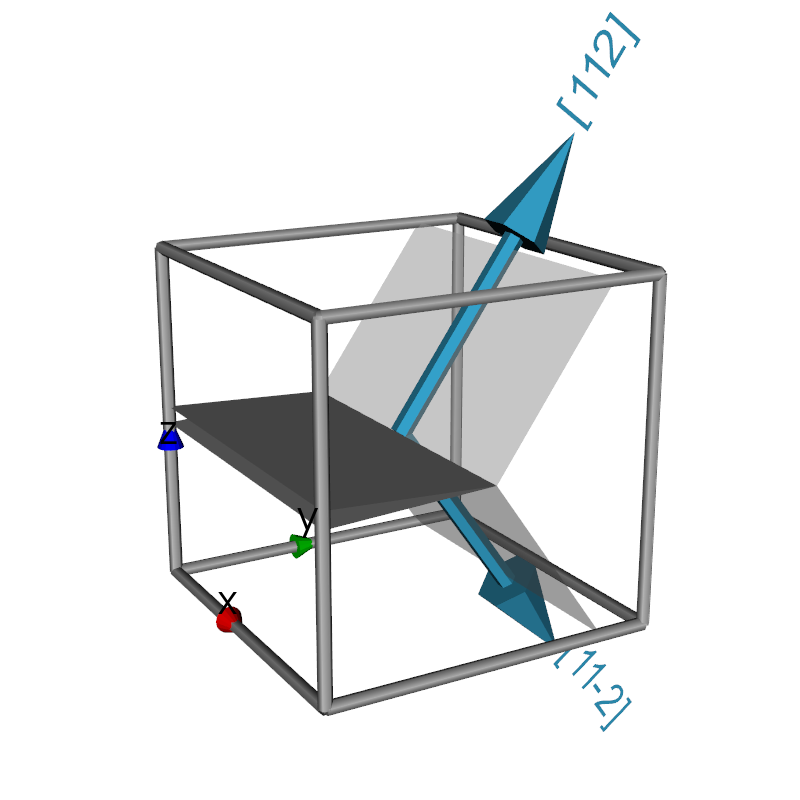

Source code (Python):
#!/usr/bin/env python
import vtk, numpy
from pymicro.crystal.lattice import Lattice, HklPlane
from pymicro.crystal.microstructure import Orientation
from vtk.util.colors import peacock
from pymicro.view.scene3d import Scene3D
from pymicro.view.vtk_utils import *

def create_mesh_outline_3d_with_planes(lattice, orientation, nld):
  '''This is an example of custom vtk function to achieve a very specific 
  goal. Here a cubic unstructured grid is used an an outline with two 
  planes representing the crack faces and slip planes and directions.
  
  Finally a vtk assembly that can be added to a 3d scene is returned.
  '''
  grid = lattice_grid(lattice)
  assembly = vtk.vtkAssembly()
  # actor to show the mesh outline (only add edges)
  Edges = lattice_edges(grid)
  assembly.AddPart(Edges)
  # actor to show the crack
  top_crack_plane = vtk.vtkPlane()
  top_crack_plane.SetNormal(0,0.025,1)
  top_crack_plane.SetOrigin(0.5, 1.0, 0.5)
  top_crack_planeActor = add_plane_to_grid(top_crack_plane, grid, None, opacity=1.0)
  transform = vtk.vtkTransform()
  transform.Scale(1.0, 0.5, 1.0)
  top_crack_planeActor.SetUserTransform(transform)
  assembly.AddPart(top_crack_planeActor)
  bot_crack_plane = vtk.vtkPlane()
  bot_crack_plane.SetNormal(0,0.025,-1)
  bot_crack_plane.SetOrigin(0.5, 1.0, 0.5)
  bot_crack_planeActor = add_plane_to_grid(bot_crack_plane, grid, None, opacity=1.0)
  transform = vtk.vtkTransform()
  transform.Scale(1.0, 0.5, 1.0)
  bot_crack_planeActor.SetUserTransform(transform)
  assembly.AddPart(bot_crack_planeActor)
  # actors to show the slip planes and directions
  B = orientation.orientation_matrix()
  Bt = B.transpose()
  for i in range(len(nld)):
    slip_normal = nld[i][0]
    slip_dir = nld[i][1]
    slip_dir_text = nld[i][2]
    slip_normal_rot = Bt.dot(slip_normal/numpy.linalg.norm(slip_normal))
    slip_dir_rot = Bt.dot(slip_dir/numpy.linalg.norm(slip_dir))
    plane = vtk.vtkPlane()
    plane.SetNormal(slip_normal_rot)
    plane.SetOrigin(0.5, 0.0, 0.5) # origin at the left side center of the cell
    hklplaneActor = add_plane_to_grid(plane, grid, None, opacity=0.5)
    # add an arrow to display the normal to the plane
    slip_direction = numpy.cross((-1,0,0), slip_normal)
    arrowActor = unit_arrow_3d((0.5, 0.5, 0.5), slip_dir_rot, color=peacock)
    assembly.AddPart(arrowActor)
    # add a text actor to display the slip direction
    atext = vtk.vtkVectorText()
    atext.SetText(slip_dir_text)
    textMapper = vtk.vtkPolyDataMapper()
    textMapper.SetInputConnection(atext.GetOutputPort())
    textTransform = vtk.vtkTransform()
    start = (0.5, 0.5, 0.5) + slip_dir_rot
    Y = numpy.cross(slip_normal_rot, slip_dir_rot)
    m = vtk.vtkMatrix4x4()
    m.Identity()
    m.DeepCopy((1, 0, 0, start[0],
                0, 1, 0, start[1],
                0, 0, 1, start[2],
                0, 0, 0, 1))
    # Create the direction cosine matrix
    for j in range(3):
      m.SetElement(j, 0, slip_dir_rot[j]);
      m.SetElement(j, 1, Y[j]);
      m.SetElement(j, 2, slip_normal_rot[j]);
    textTransform.Identity()
    textTransform.Concatenate(m)
    textTransform.RotateX(270 - i*180) # hack so that the vector text displays nicely
    textTransform.Scale(0.1, 0.1, 0.1)
        
    textActor = vtk.vtkActor()
    textActor.SetMapper(textMapper)
    textActor.SetUserTransform(textTransform)
    textActor.GetProperty().SetColor(peacock)
    assembly.AddPart(textActor)
    
    # translate to the crack tip
    transform = vtk.vtkTransform()
    transform.Translate(0.0,0.5,0.0)
    hklplaneActor.SetUserTransform(transform)
    assembly.AddPart(hklplaneActor)
  return assembly

if __name__ == '__main__':
  '''
  Create a 3d scene with the mesh outline.
  Two planes are used to figure out the crack.
  Both hkl planes are added at the crack tip and displayed.
  '''
  
  # Create the 3D scene
  base_name = os.path.splitext(__file__)[0]
  s3d = Scene3D(display=False, ren_size=(800,800), name=base_name)

  # specify the grain orientation
  o1 = Orientation.from_euler(numpy.array([45., 0., 0.])) #  grain 1

  # choose slip plane normals and directions to display in grain
  n1 = numpy.array([1.0, 1.0, -1.0])
  l1 = numpy.array([1.0, 1.0, 2.0])
  d1 = '[112]'
  n2 = numpy.array([1.0, 1.0, 1.0])
  l2 = numpy.array([1.0, 1.0, -2.0])
  d2 = '[11-2]'
  nld = [[n1,l1,d1], [n2,l2,d2]]

  # we use a unit lattice cell to represent the mesh
  l_xyz = Lattice.face_centered_cubic(1.0)
  g1 = create_mesh_outline_3d_with_planes(l_xyz, o1, nld)
  s3d.add(g1)
 
  # add axes actor
  axes = axes_actor(0.5, fontSize=40)
  s3d.add(axes)
  
  # set up camera
  cam = vtk.vtkCamera()
  cam.SetViewUp(0, 0, 1)
  cam.SetPosition(4.0, -1.5, 1.8)
  cam.SetFocalPoint(0.5, 0.5, 0.6)
  s3d.set_camera(cam)
  s3d.render()
  
  # thumbnail for the image gallery
  from matplotlib import image
  image_name = base_name + '.png'
  image.thumbnail(image_name, 'thumb_' + image_name, 0.2)
